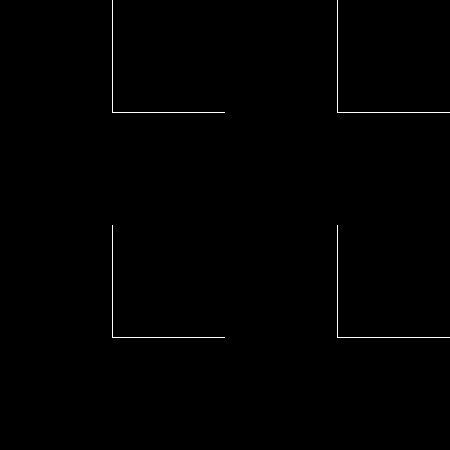

This chart was generated by the following Python code:
#!/usr/bin/env python

# Read a VASP animation file and render four time steps in a 2x2 grid.

import os

import vtkmodules.vtkInteractionStyle  # noqa: F401
import vtkmodules.vtkRenderingFreeType  # noqa: F401
import vtkmodules.vtkRenderingOpenGL2  # noqa: F401

from vtkmodules.vtkCommonDataModel import vtkMolecule
from vtkmodules.vtkCommonExecutionModel import vtkStreamingDemandDrivenPipeline
from vtkmodules.vtkDomainsChemistry import vtkMoleculeMapper
from vtkmodules.vtkIOChemistry import vtkVASPAnimationReader
from vtkmodules.vtkRenderingCore import (
    vtkActor,
    vtkRenderWindow,
    vtkRenderWindowInteractor,
    vtkRenderer,
)

# Source
data_dir = os.environ.get("VPE_DATA_DIR", os.path.dirname(os.path.abspath(__file__)))

# Read the VASP animation file
vasp_reader = vtkVASPAnimationReader()
vasp_reader.SetFileName(os.path.join(data_dir, "VASP", "NPT_Z_ANIMATE.out"))
vasp_reader.UpdateInformation()

# Get available time steps
out_info = vasp_reader.GetExecutive().GetOutputInformation(0)
times = [out_info.Get(vtkStreamingDemandDrivenPipeline.TIME_STEPS(), i)
         for i in range(out_info.Length(vtkStreamingDemandDrivenPipeline.TIME_STEPS()))]

# Time step 0
vasp_reader.UpdateTimeStep(times[0])
molecule_0 = vtkMolecule()
molecule_0.ShallowCopy(vasp_reader.GetOutput())

molecule_mapper_0 = vtkMoleculeMapper()
molecule_mapper_0.SetInputData(molecule_0)
molecule_mapper_0.UseBallAndStickSettings()
molecule_mapper_0.SetAtomicRadiusTypeToCustomArrayRadius()
molecule_mapper_0.RenderLatticeOn()

molecule_actor_0 = vtkActor()
molecule_actor_0.SetMapper(molecule_mapper_0)

# Time step 1
vasp_reader.UpdateTimeStep(times[2])
molecule_1 = vtkMolecule()
molecule_1.ShallowCopy(vasp_reader.GetOutput())

molecule_mapper_1 = vtkMoleculeMapper()
molecule_mapper_1.SetInputData(molecule_1)
molecule_mapper_1.UseBallAndStickSettings()
molecule_mapper_1.SetAtomicRadiusTypeToCustomArrayRadius()
molecule_mapper_1.RenderLatticeOn()

molecule_actor_1 = vtkActor()
molecule_actor_1.SetMapper(molecule_mapper_1)

# Time step 2
vasp_reader.UpdateTimeStep(times[4])
molecule_2 = vtkMolecule()
molecule_2.ShallowCopy(vasp_reader.GetOutput())

molecule_mapper_2 = vtkMoleculeMapper()
molecule_mapper_2.SetInputData(molecule_2)
molecule_mapper_2.UseBallAndStickSettings()
molecule_mapper_2.SetAtomicRadiusTypeToCustomArrayRadius()
molecule_mapper_2.RenderLatticeOn()

molecule_actor_2 = vtkActor()
molecule_actor_2.SetMapper(molecule_mapper_2)

# Time step 3
vasp_reader.UpdateTimeStep(times[6])
molecule_3 = vtkMolecule()
molecule_3.ShallowCopy(vasp_reader.GetOutput())

molecule_mapper_3 = vtkMoleculeMapper()
molecule_mapper_3.SetInputData(molecule_3)
molecule_mapper_3.UseBallAndStickSettings()
molecule_mapper_3.SetAtomicRadiusTypeToCustomArrayRadius()
molecule_mapper_3.RenderLatticeOn()

molecule_actor_3 = vtkActor()
molecule_actor_3.SetMapper(molecule_mapper_3)

# Renderers
renderer_0 = vtkRenderer()
renderer_0.SetViewport(0.0, 0.5, 0.5, 1.0)
renderer_0.AddActor(molecule_actor_0)
renderer_0.SetBackground(0.0, 0.0, 0.0)

renderer_1 = vtkRenderer()
renderer_1.SetViewport(0.5, 0.5, 1.0, 1.0)
renderer_1.AddActor(molecule_actor_1)
renderer_1.SetBackground(0.0, 0.0, 0.0)

renderer_2 = vtkRenderer()
renderer_2.SetViewport(0.0, 0.0, 0.5, 0.5)
renderer_2.AddActor(molecule_actor_2)
renderer_2.SetBackground(0.0, 0.0, 0.0)

renderer_3 = vtkRenderer()
renderer_3.SetViewport(0.5, 0.0, 1.0, 0.5)
renderer_3.AddActor(molecule_actor_3)
renderer_3.SetBackground(0.0, 0.0, 0.0)

# Render window
render_window = vtkRenderWindow()
render_window.AddRenderer(renderer_0)
render_window.AddRenderer(renderer_1)
render_window.AddRenderer(renderer_2)
render_window.AddRenderer(renderer_3)
render_window.SetWindowName("vasp animation reader")
render_window.SetMultiSamples(0)
render_window.SetSize(450, 450)

# Interactor
interactor = vtkRenderWindowInteractor()
interactor.SetRenderWindow(render_window)

# Scene
renderer_0.GetActiveCamera().Dolly(1.5)
renderer_0.ResetCameraClippingRange()
renderer_1.GetActiveCamera().Dolly(1.5)
renderer_1.ResetCameraClippingRange()
renderer_2.GetActiveCamera().Dolly(1.5)
renderer_2.ResetCameraClippingRange()
renderer_3.GetActiveCamera().Dolly(1.5)
renderer_3.ResetCameraClippingRange()

interactor.Initialize()
interactor.Start()
